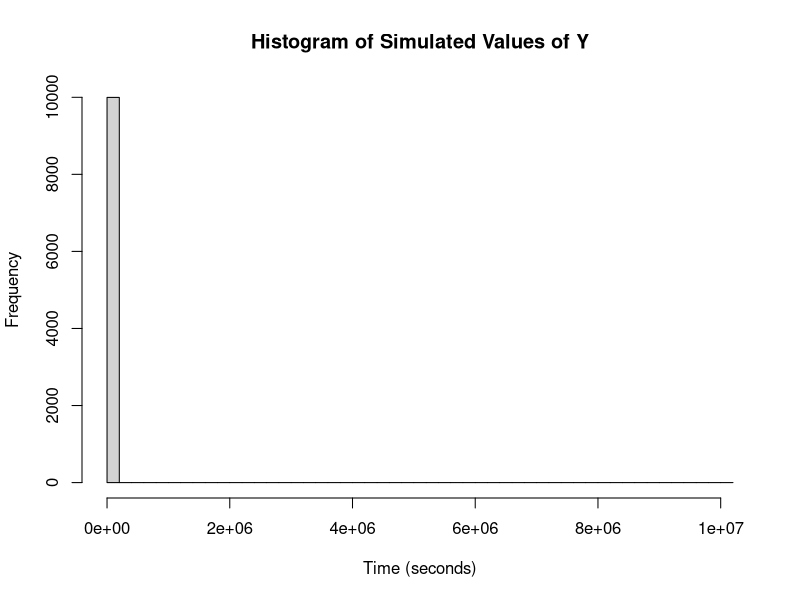
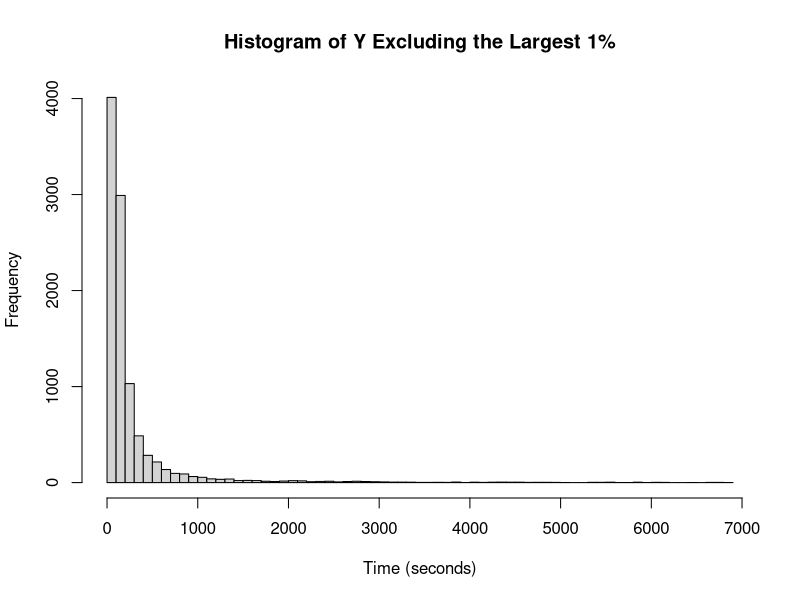

Write R code to recreate these figures, in order.
## ---- chunk 1
n <- 10000
u <- runif(n, 0, 1)
samples <- 60 / (1 - u)

min(samples)
max(samples)
## ---- chunk 2
hist(
  samples,
  breaks = 50,
  main = "Histogram of Simulated Values of Y",
  xlab = "Time (seconds)"
)
## ---- chunk 3
hist(
  samples[samples <= quantile(samples, 0.99)],
  breaks = 50,
  main = "Histogram of Y Excluding the Largest 1%",
  xlab = "Time (seconds)"
)
## ---- chunk 4
mean(samples)
## ---- chunk 5
mu <- 0.13
sigma <- 0.005

p_meet <- pnorm(0.14, mean = mu, sd = sigma) -
          pnorm(0.12, mean = mu, sd = sigma)

p_meet
## ---- chunk 6
p_all_four <- p_meet^4
p_all_four
## ---- chunk 7
z <- qnorm(0.99)
z
## ---- chunk 8
mu <- 8 - 0.3 * qnorm(0.99)
mu
## ---- chunk 9
alpha <- 3
beta <- 2
p_more_than_3 <- 1 - pgamma(3, shape = alpha, scale = beta)
p_more_than_3
## ---- chunk 10
y_95 <- qgamma(0.95, shape = alpha, scale = beta)
y_95
## ---- chunk 11
pexp(12, rate = 1/10) - pexp(6, rate = 1/10)
## ---- chunk 12
1 - pexp(8, rate = 1/10)
## ---- chunk 13
pi * qexp(0.75, rate = 1/10)^2
## ---- chunk 14
pbeta(0.6, shape1 = 1, shape2 = 2) - pbeta(0.2, shape1 = 1, shape2 = 2)
